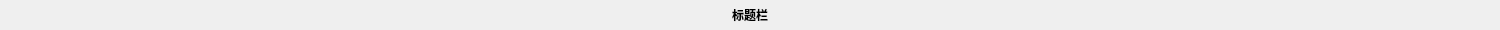
<?xml version="1.0" encoding="UTF-8"?>
<ui version="4.0">
 <class>MAP_GUI_TitleBar</class>
 <widget class="QWidget" name="MAP_GUI_TitleBar">
  <property name="geometry">
   <rect>
    <x>0</x>
    <y>0</y>
    <width>1500</width>
    <height>30</height>
   </rect>
  </property>
  <property name="maximumSize">
   <size>
    <width>16777215</width>
    <height>16777215</height>
   </size>
  </property>
  <property name="mouseTracking">
   <bool>true</bool>
  </property>
  <property name="windowTitle">
   <string>Form</string>
  </property>
  <property name="styleSheet">
   <string notr="true"/>
  </property>
  <layout class="QHBoxLayout" name="horizontalLayout" stretch="0,0,0,0,0,0,0">
   <property name="leftMargin">
    <number>5</number>
   </property>
   <property name="topMargin">
    <number>1</number>
   </property>
   <property name="rightMargin">
    <number>5</number>
   </property>
   <property name="bottomMargin">
    <number>1</number>
   </property>
   <item>
    <widget class="QPushButton" name="m_TitleBarIconBtn">
     <property name="maximumSize">
      <size>
       <width>30</width>
       <height>25</height>
      </size>
     </property>
     <property name="mouseTracking">
      <bool>true</bool>
     </property>
     <property name="text">
      <string/>
     </property>
     <property name="icon">
      <iconset>
       <normaloff>:/new/icon/icon/square-o.png</normaloff>:/new/icon/icon/square-o.png</iconset>
     </property>
     <property name="flat">
      <bool>true</bool>
     </property>
    </widget>
   </item>
   <item>
    <widget class="QPushButton" name="m_TitleBarIconBtn2">
     <property name="maximumSize">
      <size>
       <width>30</width>
       <height>25</height>
      </size>
     </property>
     <property name="mouseTracking">
      <bool>true</bool>
     </property>
     <property name="text">
      <string/>
     </property>
     <property name="icon">
      <iconset>
       <normaloff>:/new/icon/icon/square-o.png</normaloff>:/new/icon/icon/square-o.png</iconset>
     </property>
     <property name="flat">
      <bool>true</bool>
     </property>
    </widget>
   </item>
   <item>
    <widget class="QPushButton" name="m_TitleBarIconBtn3">
     <property name="maximumSize">
      <size>
       <width>30</width>
       <height>25</height>
      </size>
     </property>
     <property name="mouseTracking">
      <bool>true</bool>
     </property>
     <property name="text">
      <string/>
     </property>
     <property name="icon">
      <iconset>
       <normaloff>:/new/icon/icon/square-o.png</normaloff>:/new/icon/icon/square-o.png</iconset>
     </property>
     <property name="flat">
      <bool>true</bool>
     </property>
    </widget>
   </item>
   <item>
    <widget class="QLabel" name="m_TitleBarTitleLabel">
     <property name="font">
      <font>
       <family>微软雅黑</family>
       <weight>75</weight>
       <bold>true</bold>
      </font>
     </property>
     <property name="mouseTracking">
      <bool>true</bool>
     </property>
     <property name="styleSheet">
      <string notr="true"/>
     </property>
     <property name="text">
      <string>标题栏</string>
     </property>
     <property name="alignment">
      <set>Qt::AlignCenter</set>
     </property>
    </widget>
   </item>
   <item>
    <widget class="QPushButton" name="m_TitleBarMinimizePtn">
     <property name="maximumSize">
      <size>
       <width>30</width>
       <height>25</height>
      </size>
     </property>
     <property name="mouseTracking">
      <bool>true</bool>
     </property>
     <property name="text">
      <string/>
     </property>
     <property name="icon">
      <iconset resource="../resource.qrc">
       <normaloff>:/Icon/icon/minimize-black.png</normaloff>:/Icon/icon/minimize-black.png</iconset>
     </property>
     <property name="iconSize">
      <size>
       <width>30</width>
       <height>12</height>
      </size>
     </property>
     <property name="flat">
      <bool>true</bool>
     </property>
    </widget>
   </item>
   <item>
    <widget class="QPushButton" name="m_TitleBarMaximizePtn">
     <property name="maximumSize">
      <size>
       <width>30</width>
       <height>25</height>
      </size>
     </property>
     <property name="mouseTracking">
      <bool>true</bool>
     </property>
     <property name="text">
      <string/>
     </property>
     <property name="icon">
      <iconset resource="../resource.qrc">
       <normaloff>:/Icon/icon/maxmize-normal-black.png</normaloff>:/Icon/icon/maxmize-normal-black.png</iconset>
     </property>
     <property name="iconSize">
      <size>
       <width>30</width>
       <height>12</height>
      </size>
     </property>
     <property name="flat">
      <bool>true</bool>
     </property>
    </widget>
   </item>
   <item>
    <widget class="QPushButton" name="m_TitleBarClosePtn">
     <property name="maximumSize">
      <size>
       <width>30</width>
       <height>25</height>
      </size>
     </property>
     <property name="mouseTracking">
      <bool>true</bool>
     </property>
     <property name="text">
      <string/>
     </property>
     <property name="icon">
      <iconset resource="../resource.qrc">
       <normaloff>:/Icon/icon/close-black.png</normaloff>:/Icon/icon/close-black.png</iconset>
     </property>
     <property name="iconSize">
      <size>
       <width>30</width>
       <height>12</height>
      </size>
     </property>
     <property name="flat">
      <bool>true</bool>
     </property>
    </widget>
   </item>
  </layout>
 </widget>
 <resources>
  <include location="../resource.qrc"/>
 </resources>
 <connections/>
</ui>
